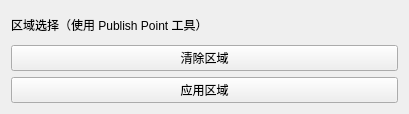
<?xml version="1.0" encoding="UTF-8"?>
<ui version="4.0">
 <class>PolygonAreaSelectionWidget</class>
 <widget class="QWidget" name="PolygonAreaSelectionWidget">
  <property name="geometry">
   <rect>
    <x>0</x>
    <y>0</y>
    <width>409</width>
    <height>114</height>
   </rect>
  </property>
  <property name="windowTitle">
   <string>Form</string>
  </property>
  <layout class="QVBoxLayout" name="verticalLayout">
   <item>
    <widget class="QLabel" name="label_area_selection">
     <property name="text">
      <string>区域选择（使用 Publish Point 工具）</string>
     </property>
    </widget>
   </item>
   <item>
    <widget class="QPushButton" name="push_button_clear_selection">
     <property name="text">
      <string>清除区域</string>
     </property>
    </widget>
   </item>
   <item>
    <widget class="QPushButton" name="push_button_apply_selection">
     <property name="text">
      <string>应用区域</string>
     </property>
    </widget>
   </item>
  </layout>
 </widget>
 <resources/>
 <connections/>
</ui>
